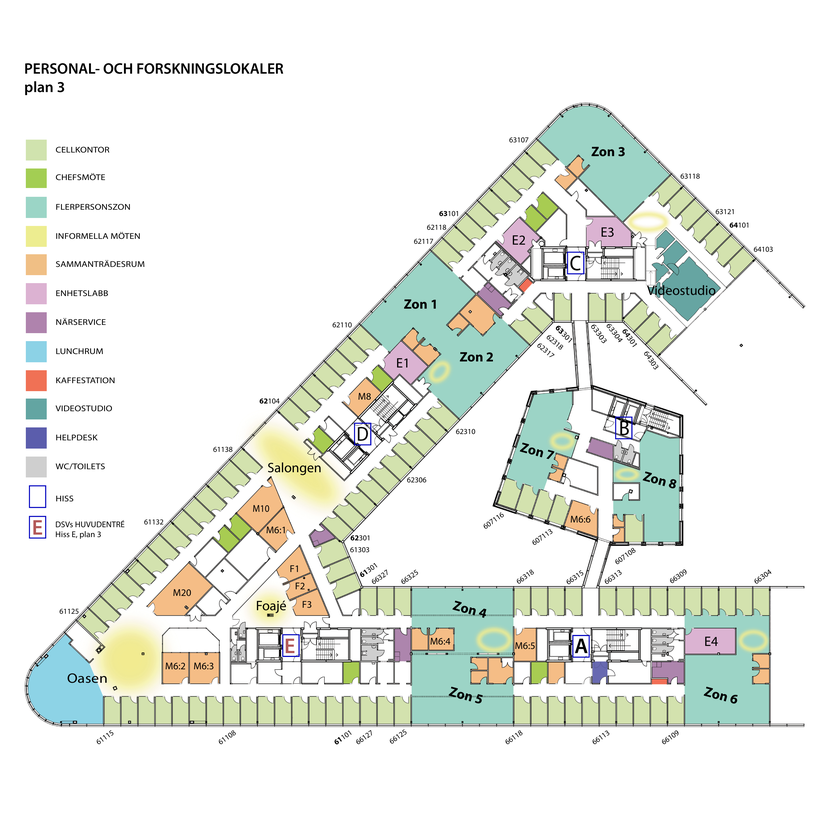
#> input picture floor_plan.png, 840 x 840 px, shrunk from 3056 x 3056 before the run
$ python -i bluelight_filter.py   (imports and definitions only)
#> lines starting #> are read from the running program, lines starting #| are printed output that depends on the picture
#> further down, picture is the input picture: PIL image 840x840 RGB; mean R, G, B 232.9, 236.6, 230.7
#!/usr/bin/env python3
"""
Blue-light filter for night/morning hours.

This module provides functionality to:
- Get sunrise/sunset times for Stockholm
- Determine if current time is during "night" hours
- Apply a warm blue-light filter to images
"""

from datetime import UTC, datetime

from astral import LocationInfo
from astral.sun import dawn, dusk, elevation, sunrise, sunset
from PIL import Image

# Stockholm location info
# [1 line that did not run here, left out]

# Civil twilight threshold: sun this many degrees below the horizon counts as night
CIVIL_TWILIGHT_DEPRESSION = 6.0


# [54 lines left out: functions get_sun_times, is_night_time, not called in this run]


def apply_bluelight_filter(image, intensity=0.6):
    """
    Apply a blue-light filter (warm/orange tint) to an image.

    This reduces blue light and adds warmth, similar to night mode on devices.

    Args:
        image: PIL Image (RGB or RGBA)
        intensity: Filter strength from 0.0 (none) to 1.0 (maximum). Default 0.6.

    Returns:
        PIL Image with the filter applied
    """
#> called with intensity = 0.6
    if intensity <= 0:
        return image

    intensity = min(intensity, 1.0)

    # Convert to RGBA if needed
    original_mode = image.mode
#> original_mode = 'RGB'
    if image.mode != "RGBA":
        image = image.convert("RGBA")

    # Split into channels
    r, g, b, a = image.split()
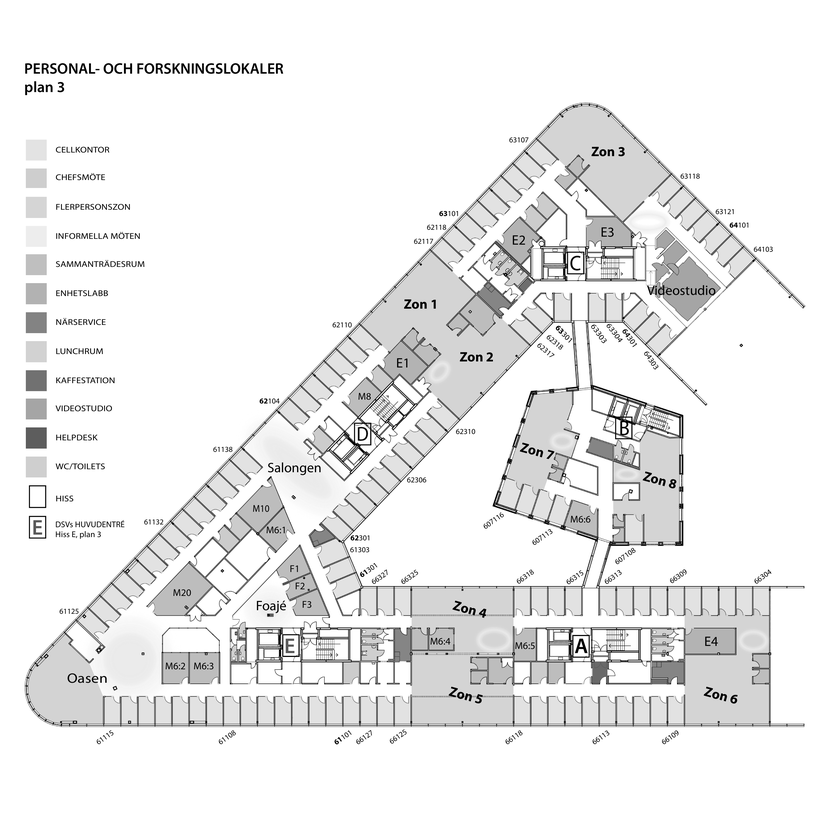
#> g: PIL image 840x840 L; min 0, max 255, mean 236.6
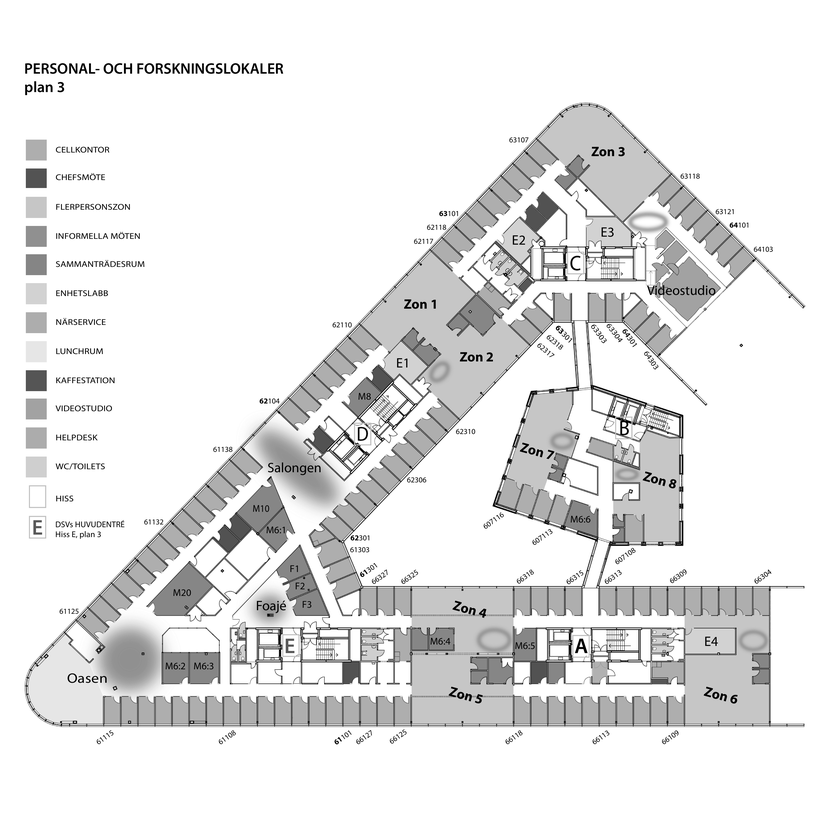
#> b: PIL image 840x840 L; min 0, max 255, mean 230.7
#> a: PIL image 840x840 L; every value is 255

    # Blue-light filter adjustments for warm yellow/orange tint:
    # - Strongly reduce blue channel
    # - Moderately reduce green
    # - Boost red (warmth)

    # Calculate adjustment factors based on intensity
    blue_reduction = int(120 * intensity)  # Max 120 points reduction
    green_reduction = int(40 * intensity)  # Max 40 points reduction
    red_boost = int(35 * intensity)  # Max 35 points boost

    # Apply adjustments using point operations
    r = r.point(lambda x: min(255, x + red_boost))
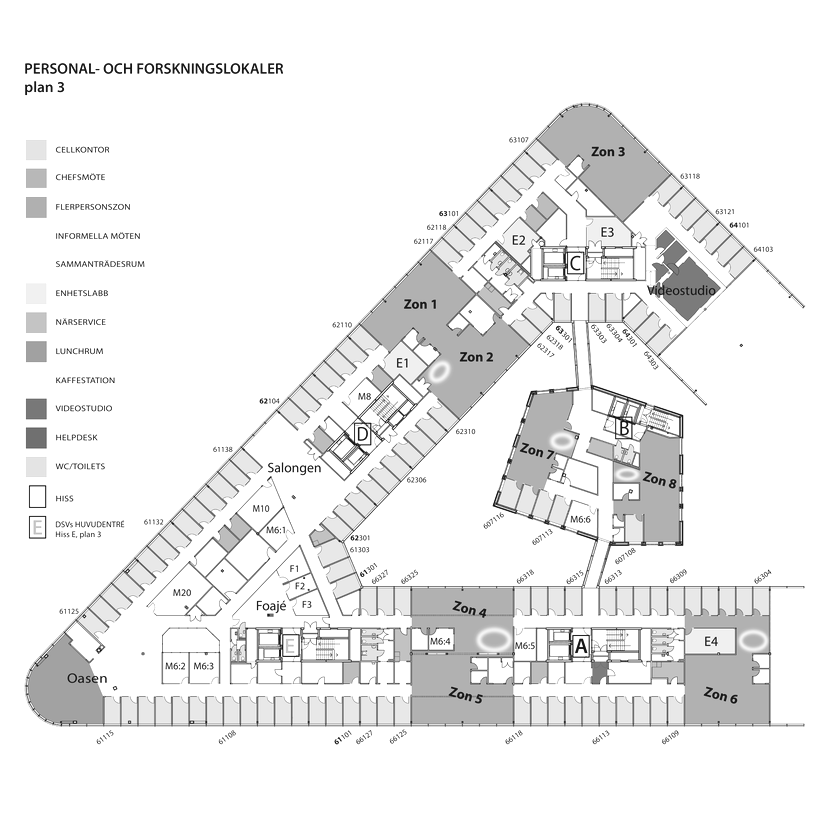
#> r: PIL image 840x840 L; min 21, max 255, mean 238.4
    g = g.point(lambda x: max(0, x - green_reduction))
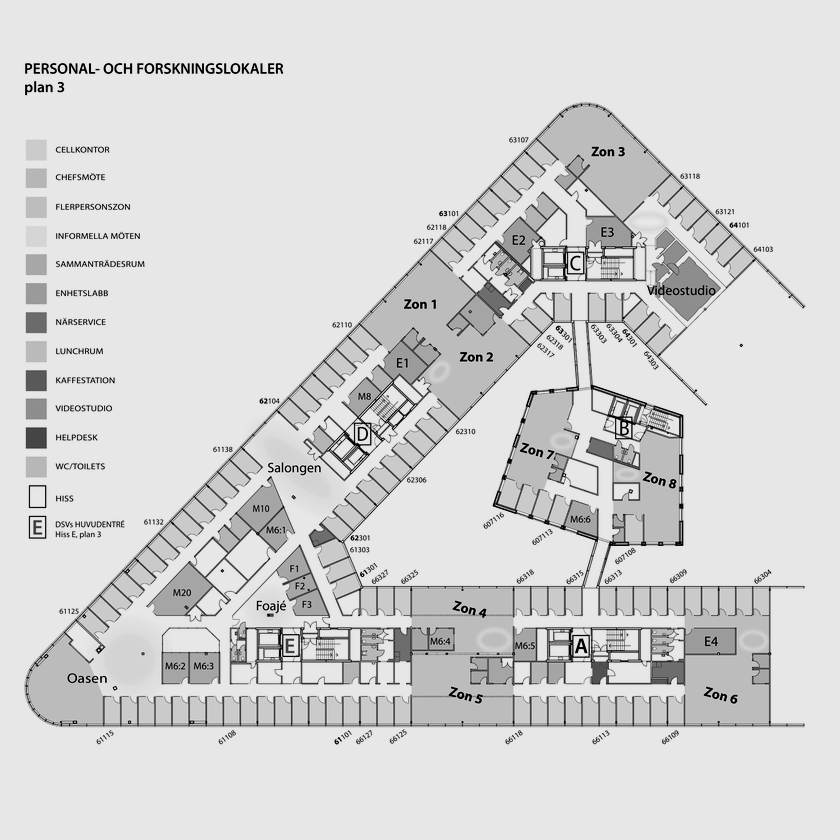
#> g: PIL image 840x840 L; min 0, max 231, mean 212.7
    b = b.point(lambda x: max(0, x - blue_reduction))
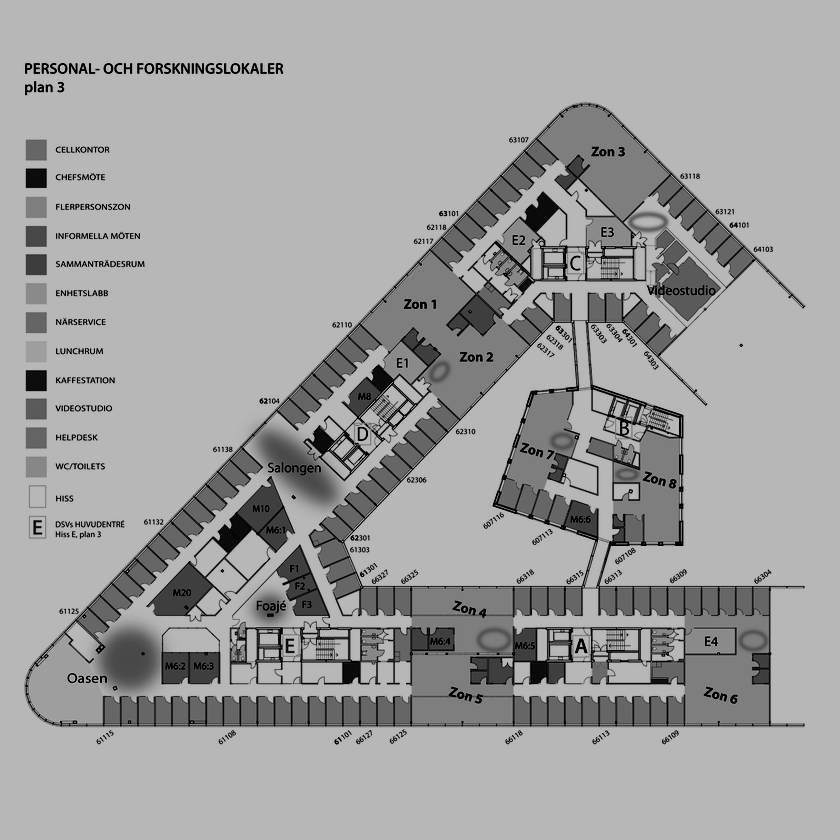
#> b: PIL image 840x840 L; min 0, max 183, mean 159

    # Merge channels back
    result = Image.merge("RGBA", (r, g, b, a))
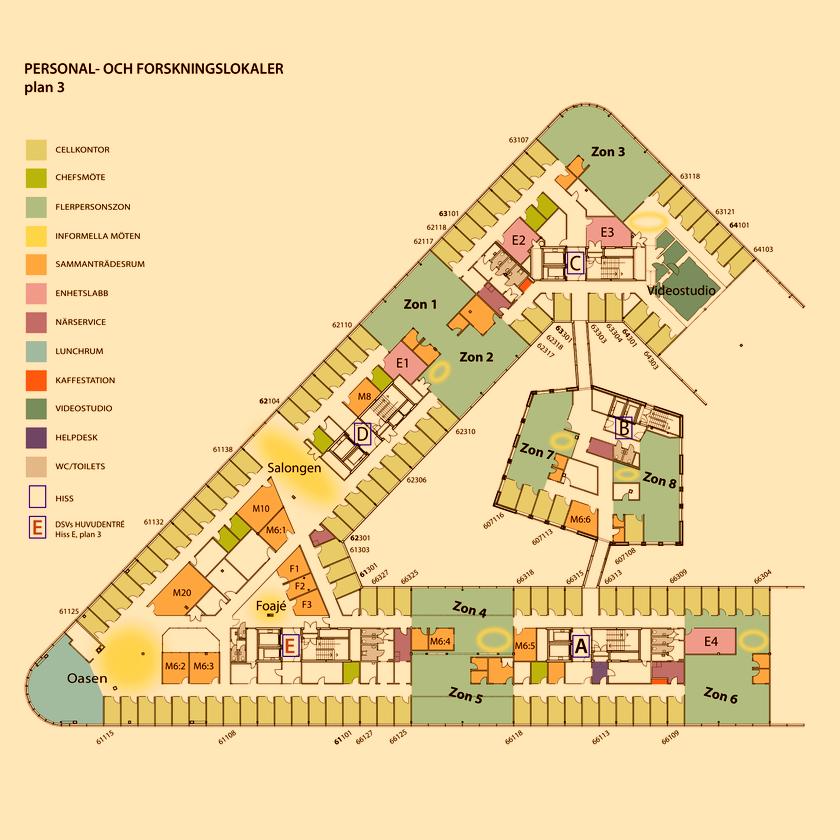
#> result: PIL image 840x840 RGBA; mean R, G, B, A 238.4, 212.7, 159, 255

    # Convert back to original mode if needed
    if original_mode == "RGB":
        result = result.convert("RGB")
#> result: PIL image 840x840 RGB

    return result


# [19 lines left out: function maybe_apply_bluelight_filter, not called in this run]


# [15 lines not run here, left out]

>>> from PIL import Image
>>> picture = Image.open('floor_plan.png')
>>> result = apply_bluelight_filter(picture)
